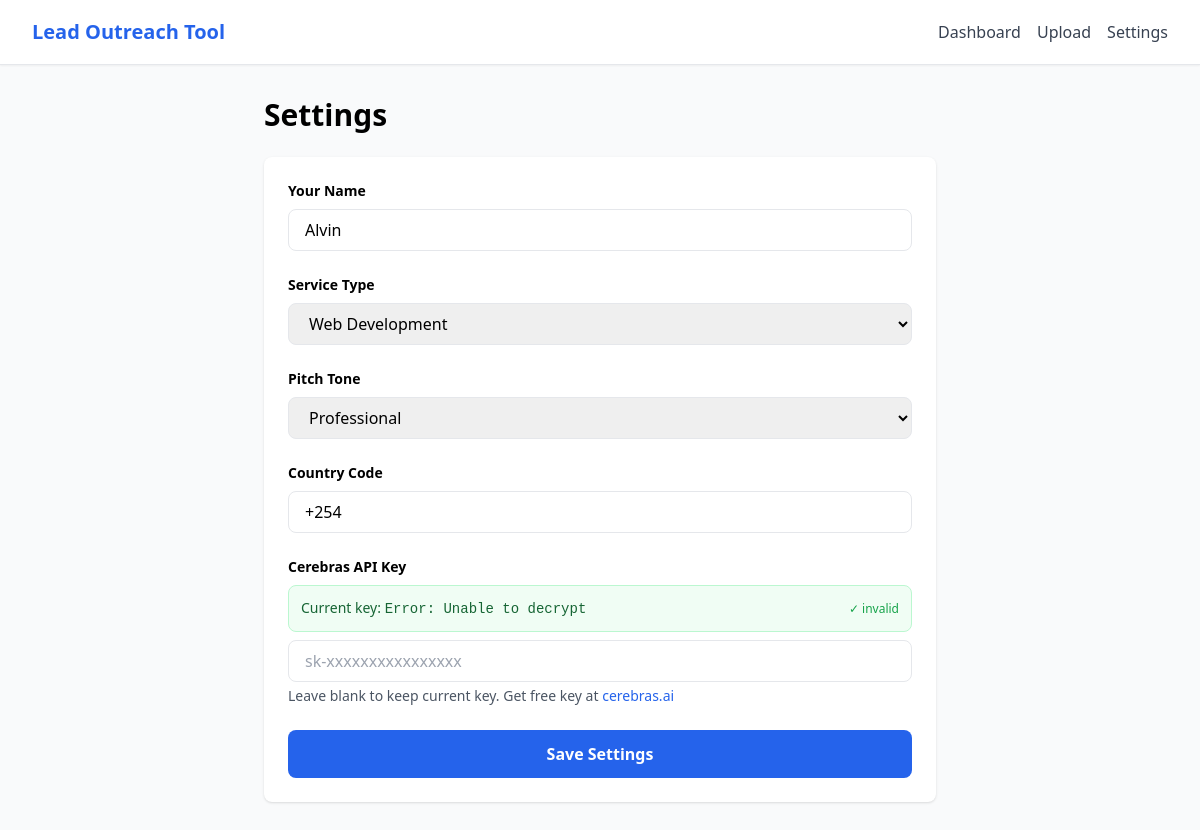
The page /settings on the database its author committed.
### application/models.py (models this page shows)
class User(Base):
    __tablename__ = 'users'
    id = Column(Integer, primary_key=True)
    name = Column(String(100), nullable=False)
    email = Column(String(100), unique=True, nullable=False)
    created_at = Column(DateTime, default=datetime.utcnow)
    settings = Column(JSON, default=lambda: {
        'skill': 'Web Development',
        'pitch_tone': 'professional',
        'cerebras_api_key': '',
        'country_code': '+254'
    })
    campaigns = relationship('Campaign', back_populates='user', cascade='all, delete-orphan')

### application/routes/settings_routes.py (the view, shortened to what this page needs)
@bp.route('/settings', methods=['GET', 'POST'])
def settings():
    with get_db_session() as db:
        user = get_or_create_user(db)
        encrypted_key = (user.settings or {}).get('cerebras_api_key', '')
        if encrypted_key:
            decrypted = decrypt_api_key(encrypted_key)
            if decrypted and len(decrypted) > 6:
                masked_key = f"sk-***{decrypted[-6:]}"
                api_key_status = 'valid'
            else:
                masked_key = "Error: Unable to decrypt"
                api_key_status = 'invalid'
        else:
            masked_key = ""
            api_key_status = 'none'
        return render_template(
            'settings.html',
            user=user,
            masked_key=masked_key,
            api_key_status=api_key_status
        )

### application/database.py (called while the page is built)
@contextmanager
def get_db_session():
    session = SessionLocal()
    try:
        yield session
        session.commit()
    except Exception as e:
        session.rollback()
        raise e
    finally:
        session.close()

### application/utils/crypto.py (called while the page is built)
def decrypt_api_key(encrypted_key):
    if not encrypted_key:
        return None
    try:
        decrypted = _cipher.decrypt(encrypted_key.encode())
        return decrypted.decode()
    except InvalidToken:
        print("Failed to decrypt API key - encryption key may have changed")
        return None
    except Exception as e:
        print(f"Decryption error: {e}")
        return None

### templates/settings.html (shortened to what this page needs)
{% extends "base.html" %}
{% block content %}
<div class="max-w-2xl mx-auto">
    <h1 class="text-3xl font-bold mb-6">Settings</h1>
    <form method="POST" class="bg-white p-6 rounded-lg shadow space-y-6">
        <div>
            <label class="block text-sm font-bold mb-2">Your Name</label>
            <input type="text" name="name" value="{{ user.name }}"
                   class="w-full px-4 py-2 border rounded-lg" required>
        </div>
        <div>
            <label class="block text-sm font-bold mb-2">Service Type</label>
            <select name="skill" class="w-full px-4 py-2 border rounded-lg">
                <option value="Web Development" {% if user.settings.get('skill') == 'Web Development' %}selected{% endif %}>Web Development</option>
            </select>
        </div>
        <div>
            <label class="block text-sm font-bold mb-2">Pitch Tone</label>
            <select name="pitch_tone" class="w-full px-4 py-2 border rounded-lg">
                <option value="professional" {% if user.settings.get('pitch_tone') == 'professional' %}selected{% endif %}>Professional</option>
            </select>
        </div>
        <div>
            <label class="block text-sm font-bold mb-2">Country Code</label>
            <input type="text" name="country_code" value="{{ user.settings.get('country_code', '+254') }}"
                   class="w-full px-4 py-2 border rounded-lg" placeholder="+254">
        </div>
        <div>
            <label class="block text-sm font-bold mb-2">Cerebras API Key</label>
            {% if masked_key %}
            <div class="mb-2 p-3 bg-green-50 border border-green-200 rounded-lg">
                <div class="flex items-center justify-between">
                    <span class="text-sm text-green-800">Current key: <code>{{ masked_key }}</code></span>
                    <span class="text-xs text-green-600">✓ {{ api_key_status }}</span>
                </div>
            </div>
            {% endif %}
            <input type="password" name="cerebras_api_key" placeholder="sk-xxxxxxxxxxxxxxxx"
                   class="w-full px-4 py-2 border rounded-lg">
            <p class="text-sm text-gray-600 mt-1">Leave blank to keep current key. Get free key at <a href="https://cerebras.ai" target="_blank" class="text-blue-600">cerebras.ai</a></p>
        </div>
        <button type="submit" class="w-full bg-blue-600 text-white px-6 py-3 rounded-lg font-bold hover:bg-blue-700">
            Save Settings
        </button>
    </form>
</div>
{% endblock %}

### rows shown on the page
User: name "Alvin", skill "Web Development", pitch_tone "Professional", country_code "+254"

### other values the page prints
{{ masked_key }} "Error: Unable to decrypt"
{{ api_key_status }} "invalid"
